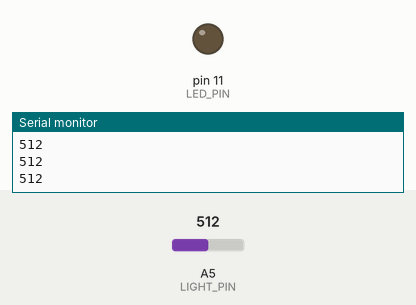
This sketch was run on a simulated Arduino Uno, built with avr-gcc and run on an emulated ATmega328P. Shown: output pins drawn as LEDs (lit = HIGH), the last lines printed to the serial monitor. Inputs (shaded band) come from the test bench; at power-on: A5 (LIGHT_PIN) = 512.

Above: at 1.2 s.
1.3 s: A5 (LIGHT_PIN) set to 415
2.8 s: A5 (LIGHT_PIN) set to 390
At 3.5 s:
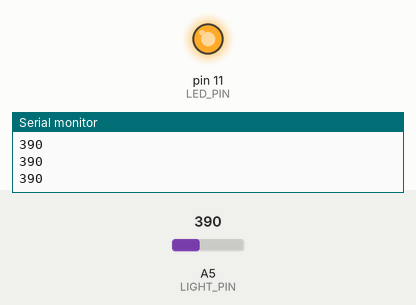
4.3 s: A5 (LIGHT_PIN) set to 410
At 4.8 s:
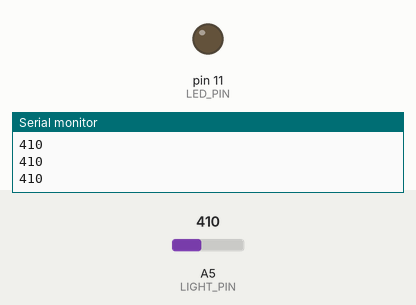
5.8 s: A5 (LIGHT_PIN) set to 306
At 6.1 s:
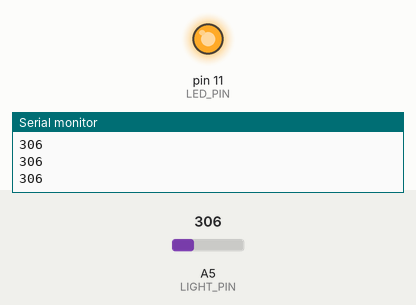
Timing chart, 0 to 8.3 s (numbered marks = the images above; inputs shaded):
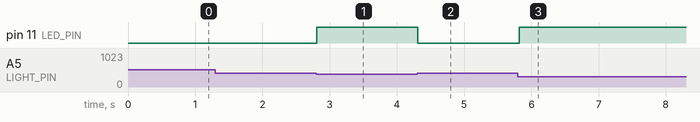

The sketch:

auto_on.ino
```cpp
int LED_PIN   = 11;
int LIGHT_PIN = A5;
int THRESHOLD = 400; // adjust using Serial Monitor readings

void setup()
{
  pinMode(LED_PIN, OUTPUT);
  Serial.begin(9600);
}

void loop()
{
  int light = analogRead(LIGHT_PIN);
  Serial.println(light);

  if (light < THRESHOLD)
  {
    digitalWrite(LED_PIN, HIGH); // dark: LED on
  }
  else
  {
    digitalWrite(LED_PIN, LOW); // bright: LED off
  }

  delay(100);
}
```

Measured:
- the behaviour switches between 400 and 399 on A5 (LIGHT_PIN) (found by bisection; images 0 and 1)
- after the input at 2.8 s, pin 11 (LED_PIN): LOW → HIGH at once
- after the input at 4.3 s, pin 11 (LED_PIN): HIGH → LOW at once
- after the input at 5.8 s, pin 11 (LED_PIN): LOW → HIGH at once
